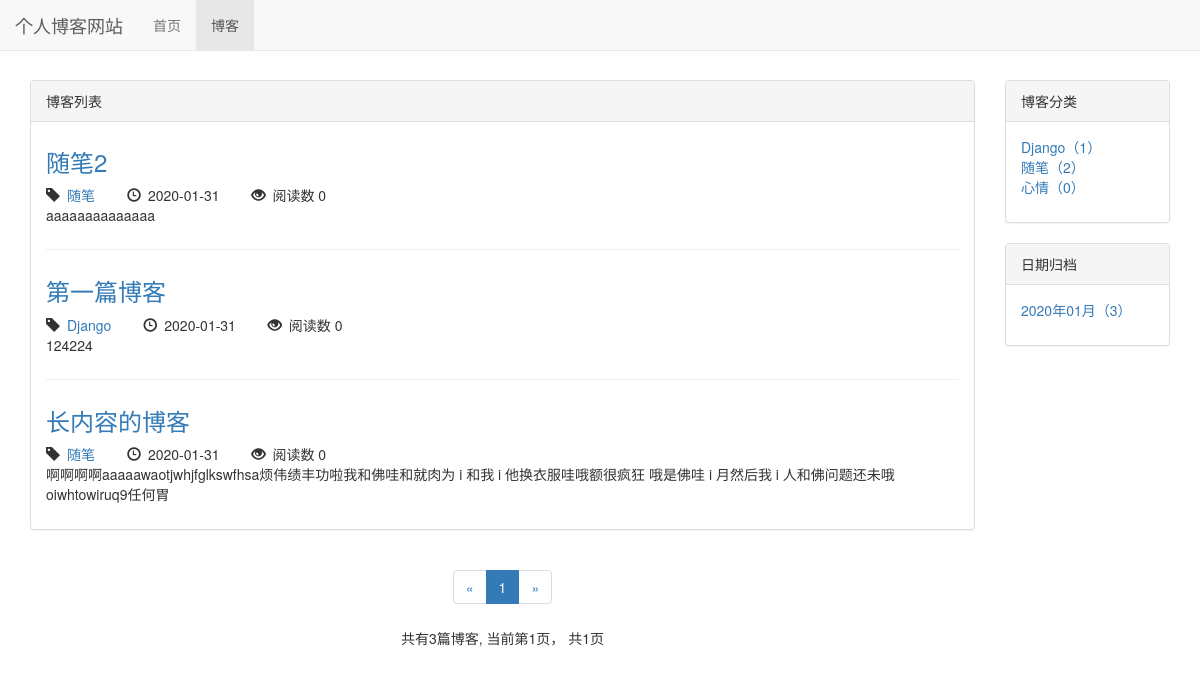
The page /blog/ on the database as committed earlier.
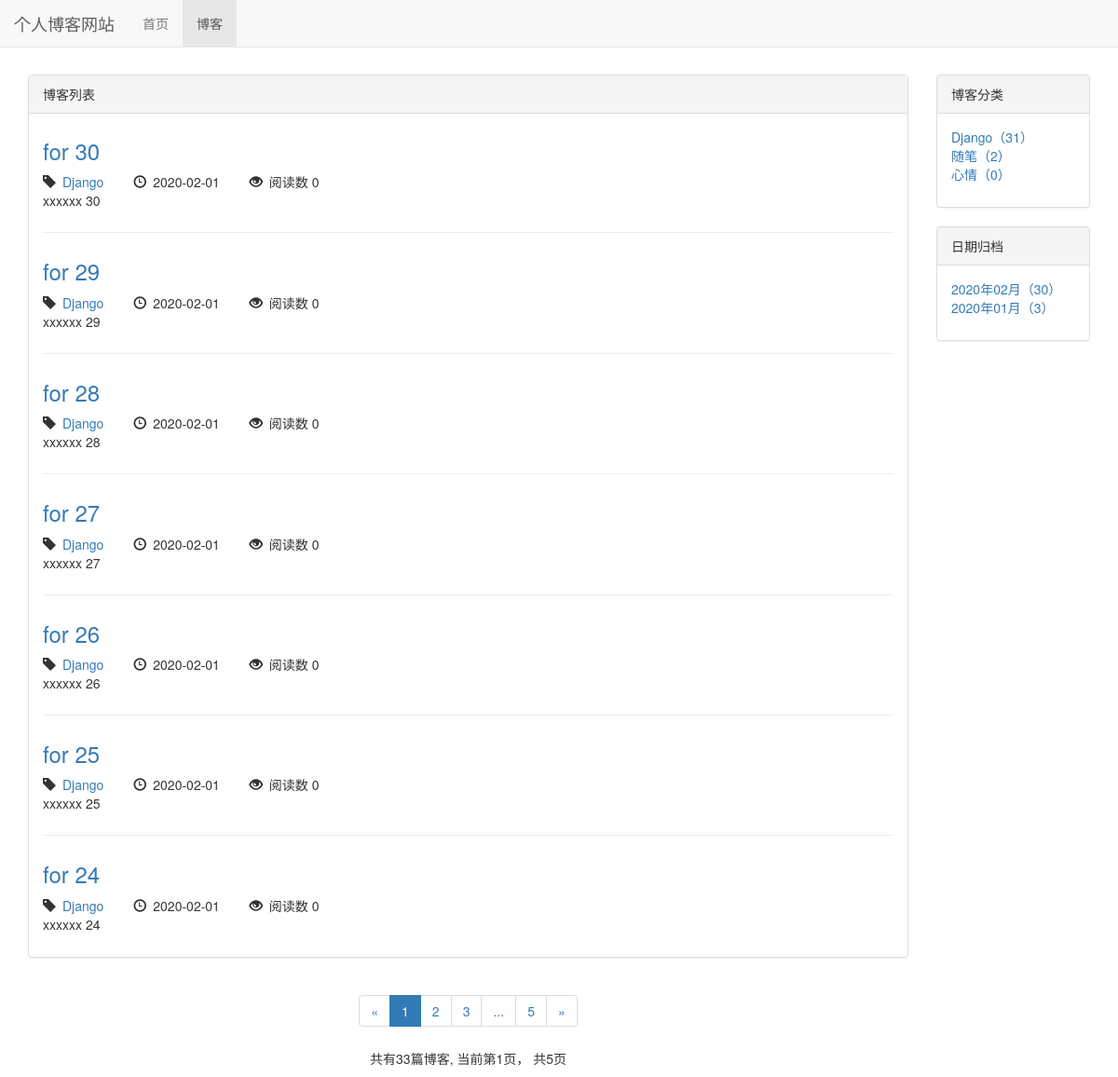
The same page on the database as committed later.
### blog/models.py (models this page shows, shortened)
class Blog(models.Model, ReadNumExpandMethod):
    title = models.CharField(max_length=128)
    content = MDTextField()
    author = models.ForeignKey(User, on_delete=models.DO_NOTHING)
    read_details = GenericRelation(ReadDetail)
    created_time = models.DateTimeField(auto_now_add=True)
    last_updated_time = models.DateTimeField(auto_now=True)
    blog_type = models.ForeignKey(BlogType,on_delete=models.DO_NOTHING)
    class Meta:
        ordering = ['-created_time']

class BlogType(models.Model):
    type_name = models.CharField(max_length=32)
    def __str__(self):
        return self.type_name

### blog/views.py (the view)
# urls.py: path('', blog_list, name='blog_list'),
def blog_list(request):
    blogs_all_list = Blog.objects.all()
    context = get_blog_list_common_data(request, blogs_all_list)
    return render(request, 'blog/blog_list.html', context)

### blog/templatetags/myfilter.py (called while the page is built)
@register.filter()
def mk(obj):
    obj = markdown.markdown(obj,
                              extensions=[
                                 'markdown.extensions.extra',
                                 'markdown.extensions.codehilite',
                                 'markdown.extensions.toc',
                              ])
    return obj

### read_statistics/models.py (called while the page is built)
    def get_read_num(self):
        try:
            ct = ContentType.objects.get_for_model(self)
            readnum = ReadNum.objects.get(content_type=ct,object_id=self.pk)
            return readnum.read_num
        except exceptions.ObjectDoesNotExist:
            return 0

### blog/templates/blog/blog_list.html (shortened to what the changed rows need)
{% extends 'base.html' %}
{% load myfilter %}
{% block style %}
    <link rel="stylesheet" href="/static/blog/css/blog.css">
{% endblock %}
{% block content %}
    <div class="container">
        <div class="row">
            <div class="col-sm-8 col-md-9 col-lg-10">
                <div class="panel panel-default">
                      <div class="panel-body">
                          {% for blog in page_of_blogs.object_list %}
                              <div class="blog">
                                  <h3><a href="{% url 'blog_detail' blog.pk %}">{{ blog.title }}</a></h3>
                                  <p class="blog-info">
                                      <span class="glyphicon glyphicon-tag" aria-hidden="true"></span><a  style="margin-right: 2em" href="{% url 'blogs_with_type' blog.blog_type.pk %}">{{ blog.blog_type }}</a>
                                      <span class="glyphicon glyphicon-time" aria-hidden="true"></span>{{ blog.created_time|date:'Y-m-d' }}
                                      <span style="margin-left: 2em" class="glyphicon glyphicon-eye-open" aria-hidden="true"></span>阅读数 {{ blog.get_read_num }}
                                  </p>
                                  <p>{{ blog.content|truncatechars_html:100|mk|striptags }}</p>
                              </div>
                          {% empty %}
                              <div class="blog">
                                  <h3>--暂无博客，敬请期待--</h3>
                              </div>
                          {% endfor %}
                      </div>
                </div>
                <div class="paginator">
                    <ul class="pagination">
                        <li>
                        </li>
                        {% for page_num in page_range %}
                            {% if page_num == page_of_blogs.number %}
                                <li class="active"><span>{{ page_num }}</span></li>
                            {% else %}
                                {% if page_num == '...' %}
                                     <li><span>{{ page_num }}</span></li>
                                {% else %}
                                    <li><a href="?page={{ page_num }}">{{ page_num }}</a></li>
                                {% endif %}
                            {% endif %}
                        {% endfor %}
                        <li>
                            {% if page_of_blogs.has_next %}
                                <a href="?page={{ page_of_blogs.next_page_number }}" aria-label="Next">
                                    <span aria-hidden="true">&raquo;</span>
                                </a>
                            {% else %}
                                <span aria-hidden="true">&raquo;</span>
                            {% endif %}
                        </li>
                    </ul>
                    <p>
                        共有{{ page_of_blogs.paginator.count }}篇博客,
                        当前第{{ page_of_blogs.number }}页，
                        共{{ page_of_blogs.paginator.num_pages }}页
                    </p>
                </div>
            </div>
            <div class="hidden-xs col-sm-4 col-md-3 col-lg-2">
                <div class="panel panel-default">
                      <div class="panel-body">
                          <ul class="blog-types">
                              {% for blog_type in blog_types %}
                                  <li><a href="{% url 'blogs_with_type' blog_type.pk %}">{{ blog_type.type_name }}（{{ blog_type.blog_count }}）</a></li>
                              {% empty %}
                                  <li>暂无分类</li>
                              {% endfor %}
                          </ul>
                      </div>
                </div>
                <div class="panel panel-default">
                    <div class="panel-body">
                        <ul>
                            {% for blog_date, blog_count in blog_dates.items %}
                                <a href="{% url 'blogs_with_date' blog_date.year blog_date.month %}">
                                    <li>{{ blog_date|date:'Y年m月' }}（{{ blog_count }}）</li>
                                </a>
                            {% endfor %}
                        </ul>
                    </div>
                </div>
            </div>
        </div>
    </div>
{% endblock %}

Rows that differ between the two databases and show on the page:
no longer on this page (row unchanged): Blog: title "随笔2", blog_type "随笔", created_time "2020-01-31", get_read_num "0", content|mk "aaaaaaaaaaaaaa"
no longer on this page (row unchanged): Blog: title "第一篇博客", blog_type "Django", created_time "2020-01-31", get_read_num "0", content|mk "124224"
no longer on this page (row unchanged): Blog: title "长内容的博客", blog_type "随笔", created_time "2020-01-31", get_read_num "0", content|mk "啊啊啊啊aaaaawaotjwhjfglkswfhsa烦伟绩丰功啦我和佛哇和就肉为 i 和我 i 他换衣服哇哦额很疯狂 哦是佛哇 i 月然后我 i 人和佛问题还未哦 oiwhtowiruq9任何胃"
added Blog: title "for 30", blog_type "Django", created_time "2020-02-01", get_read_num "0", content|mk "xxxxxx 30"
added Blog: title "for 29", blog_type "Django", created_time "2020-02-01", get_read_num "0", content|mk "xxxxxx 29"
added Blog: title "for 28", blog_type "Django", created_time "2020-02-01", get_read_num "0", content|mk "xxxxxx 28"
added Blog: title "for 27", blog_type "Django", created_time "2020-02-01", get_read_num "0", content|mk "xxxxxx 27"
added Blog: title "for 26", blog_type "Django", created_time "2020-02-01", get_read_num "0", content|mk "xxxxxx 26"
added Blog: title "for 25", blog_type "Django", created_time "2020-02-01", get_read_num "0", content|mk "xxxxxx 25"
added Blog: title "for 24", blog_type "Django", created_time "2020-02-01", get_read_num "0", content|mk "xxxxxx 24"
computed for BlogType "Django": blog_count "1" → "31"
Other text that changed with them:
{{ page_of_blogs.paginator.count }}: "3" → "33"
{{ page_of_blogs.paginator.num_pages }}: "1" → "5"
new list line: "2"
new list line: "3"
new list line: "5"
new list line: "2020年02月 （ 30 ）"
